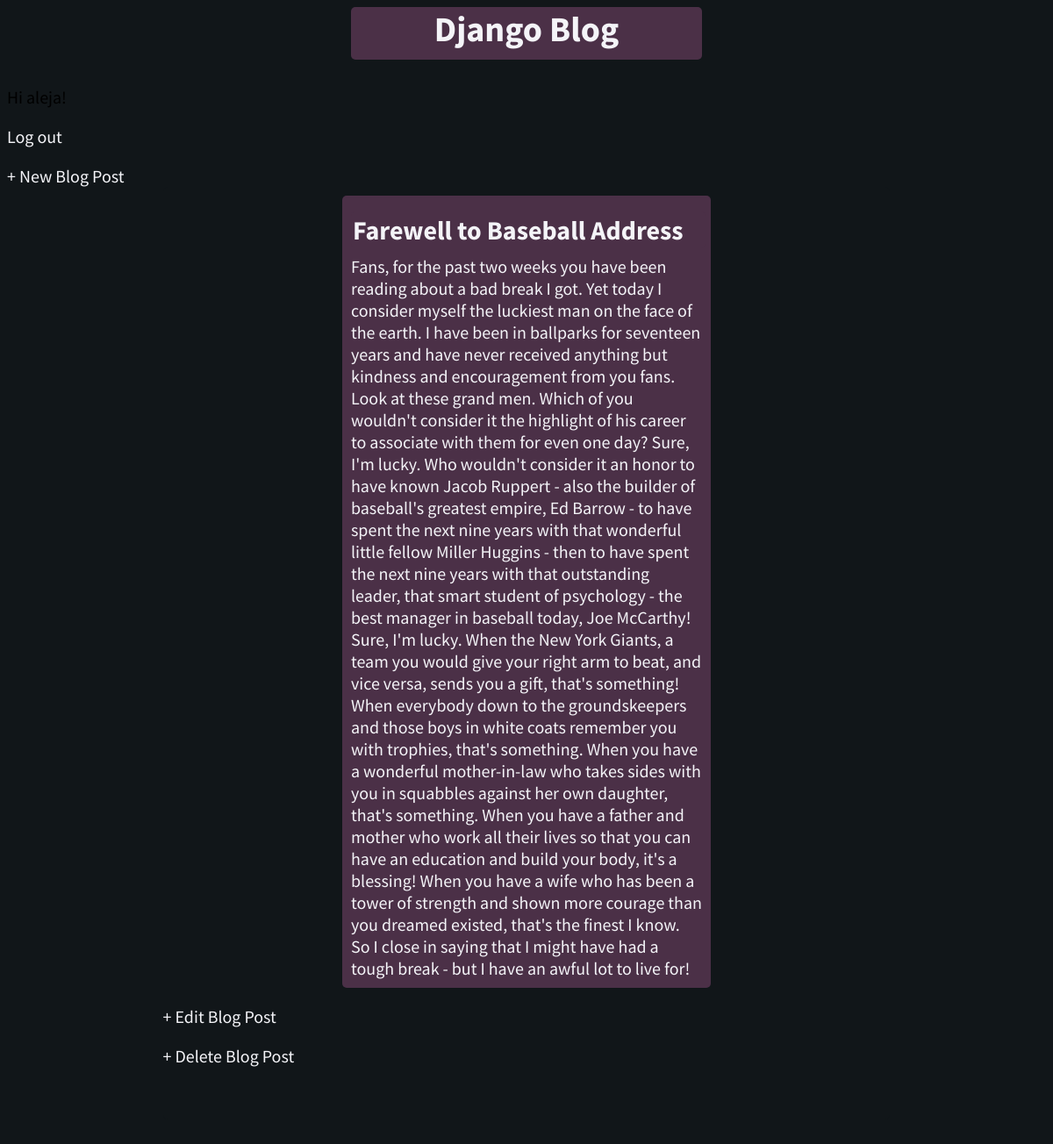
Page /post/7/ (signed in) on the committed database.
### blog/models.py (models this page shows, shortened)
class Post(models.Model):
    title = models.CharField(max_length=200) #charfield is for smaller titles like name ex: title of the blog
    author = models.ForeignKey( #foreign key is a key share in two table that might be named differantly
        'auth.User',
        on_delete=models.CASCADE,
    )
    body = models.TextField()
    smallbody = str(body)[0:200]

### blog/views.py (the view)
# urls.py: path('post/<int:pk>/', BlogDetailView.as_view(), name='post_detail'),
class BlogDetailView(DetailView):
    model =Post
    template_name = 'post_detail.html'

### templates/post_detail.html
{% extends 'base.html' %}
{% block content %}
    <div class="post-entry">
        <h2>{{ post.title }}</h2>
        <p>{{ post.body }}</p>
    </div>
    <p><a href="{% url 'post_edit' post.pk %}">+ Edit Blog Post</a></p>
    <p><a href="{% url 'post_delete' post.pk %}">+ Delete Blog Post</a></p>
{% endblock content %}

### templates/base.html (shortened to what this page needs)
{% load static %}
<html>
    <head>
        <link href="{% static 'css/base.css' %}" rel="stylesheet">
    </head>
    <body>
        <div class="main_header">
            <header>
            <div class="nav-left">
                <h1><a href="{% url 'home' %}">Django Blog</a></h1>
            </div>
            </header>
            <div class="nav-right">
        {% if user.is_authenticated %}
        <p>Hi {{ user.username }}!</p>
        <p><a href="{% url 'logout' %}">Log out</a></p>
        {% else %}
        <p>You are not logged in.</p>
        <a href="{% url 'login' %}">Log In</a>
        {% endif %}
            <div class="nav-right">
                <a href="{% url 'post_new' %}">+ New Blog Post</a>
            </div>
        </div>
        </div>
    <div class="changing-cont">
    {% block content %}
    {% endblock content %}
    </div>
    </body>
</html>

### blog/static/css/base.css (style rules this page uses)
body { font-family: 'Source Sans Pro', sans-serif; font-size: 20px; background-color: #111619; padding-bottom: 20px; }
header { text-align: center; padding-bottom: 10px; }
header h1, a { color: #F4F4F8; text-decoration: none; text-align: center; }
.nav-left { background-color: #4B3047; margin-right: auto; margin-left: auto; border-radius: 5px; width: 400px; height: 60px; }
.nav-right { display: inline-block; }
.changing-cont { margin:auto; vertical-align: center; background-color: #111619; padding-top: 10px; border-radius: 5px; width: 70%; padding-bottom: 40px; margin-bottom: 40px; }
.post-entry { background-color: #898F9C; margin-left: auto; margin-right: auto; padding: 20px; color: #F4F4F8; }
.post-entry h2 { margin: 0.5rem 0; }
.post-entry, h2 { background-color: #4B3047; width: 400px; border-radius: 5px; padding: 10px; }
.post-entry p { margin: 0; font-weight: 400; }
h2 { padding: 2px; }

### rows in the picture
Post: title "Farewell to Baseball Address", body "Fans, for the past two weeks you have been reading about a bad break I got. Yet today I consider myself the luckiest man on the face of the earth. I have been in ballparks for seventeen years and have never received anything but kindness and encouragement from you fans. Look at these grand men. Which of you wouldn't consider it the highlight of his career to associate with them for even one day? Sure, I'm lucky. Who wouldn't consider it an honor to have known Jacob Ruppert - also the builder of baseball's greatest empire, Ed Barrow - to have spent the next nine years with that wonderful little fellow Miller Huggins - then to have spent the next nine years with that outstanding leader, that…"

### other values in the picture
{{ user.username }} "aleja"
